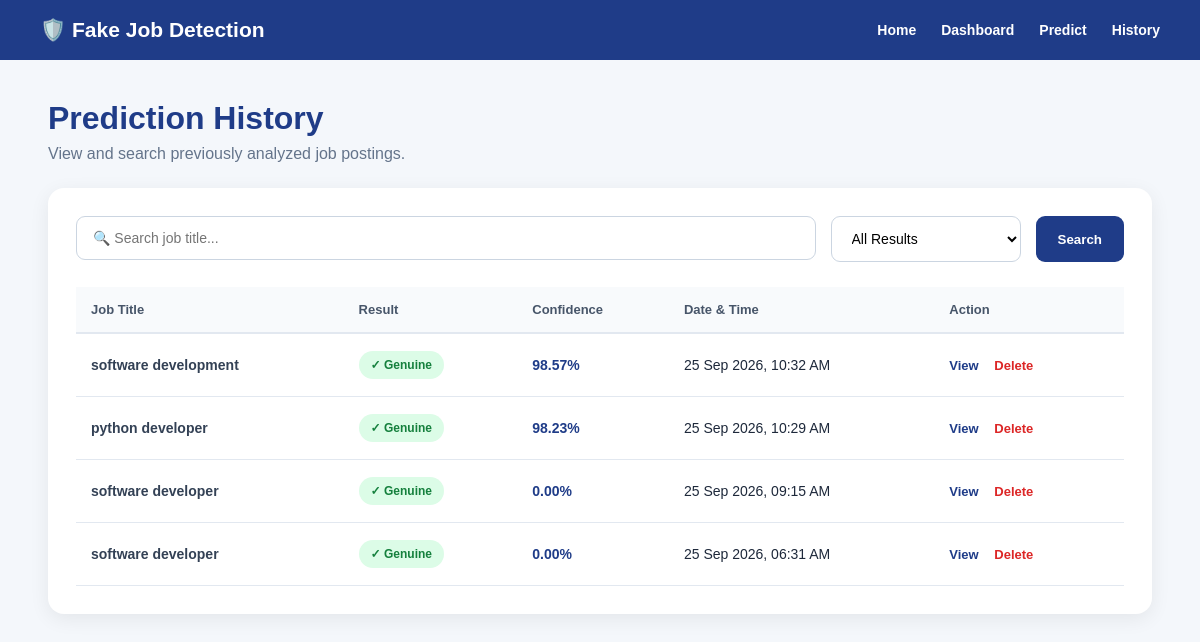
The page /history/ (signed in) on the database as committed earlier.
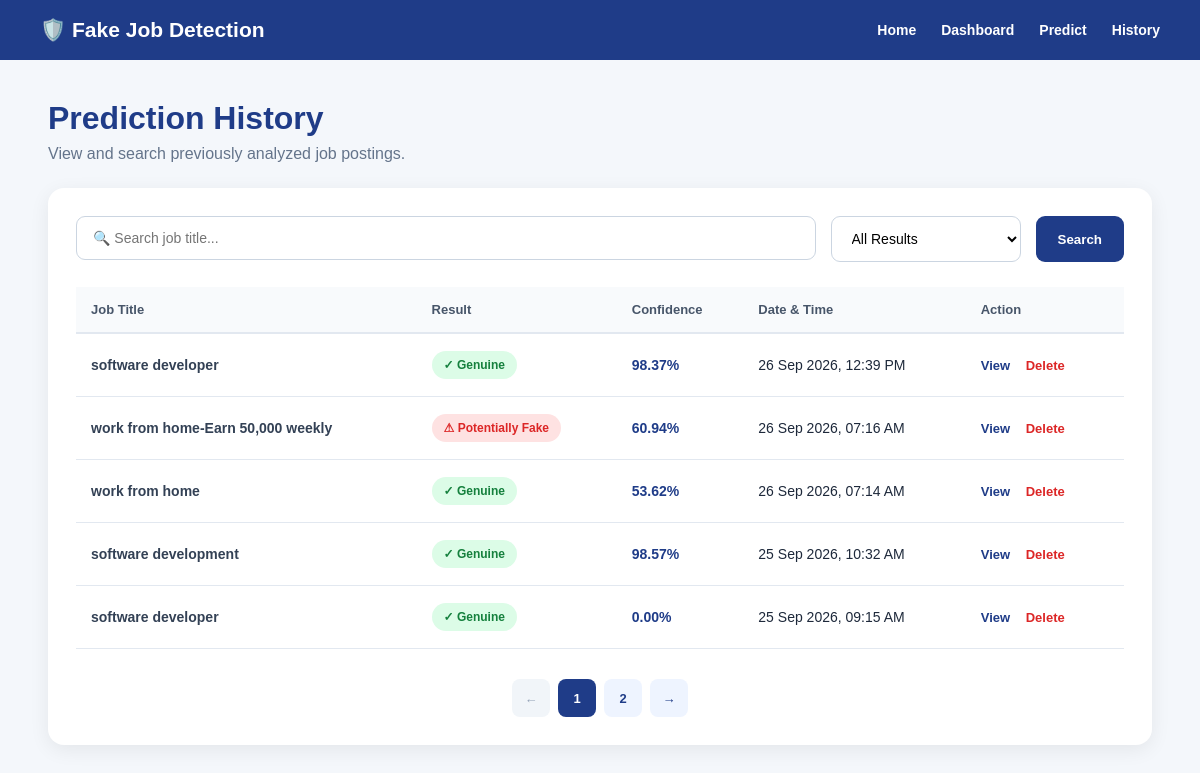
The same page on the database as committed later.
### prediction/models.py (models this page shows, shortened)
class PredictionHistory(models.Model):
    job_title = models.CharField(max_length=200)
    company_profile = models.TextField(blank=True)
    job_description = models.TextField(blank=True)
    requirements = models.TextField(blank=True)
    benefits = models.TextField(blank=True)
    result = models.CharField(max_length=50)
    confidence = models.FloatField(default=0)
    created_at = models.DateTimeField(auto_now_add=True)

### dashboard/views.py (the view)
# urls.py: path("history/",views.history, name="history"),
@login_required(login_url="login")
def history(request):
    from django.core.paginator import Paginator
    search_query = request.GET.get("search", "").strip()
    result_filter = request.GET.get("result", "").strip()
    prediction_history = PredictionHistory.objects.all().order_by(
        "-created_at"
    )
    if search_query:
        prediction_history = prediction_history.filter(
            job_title__icontains=search_query
        )
    if result_filter in [
        "FAKE JOB POSTING",
        "GENUINE JOB POSTING"
    ]:
        prediction_history = prediction_history.filter(
            result=result_filter
        )
    paginator = Paginator(prediction_history, 5)
    page_number = request.GET.get("page")
    prediction_history = paginator.get_page(page_number)
    return render(
        request,
        "dashboard/history.html",
        {
            "prediction_history": prediction_history,
            "search_query": search_query,
            "result_filter": result_filter,
        }
    )

### dashboard/templates/dashboard/history.html (shortened to what the changed rows need)
<!DOCTYPE html>
<html lang="en">
<head>
</head>
<body>
<div class="container">
    <div class="page-header">
        <h1>
            Prediction History
        </h1>
    </div>
    <div class="history-card">
        {% if prediction_history %}
        <div class="table-wrapper">
            <table>
                <thead>
                    <tr>
                        <th>
                            Job Title
                        </th>
                        <th>
                            Result
                        </th>
                        <th>
                            Confidence
                        </th>
                        <th>
                            Date & Time
                        </th>
                        <th>
                            Action
                        </th>
                    </tr>
                </thead>
                <tbody>
                    {% for item in prediction_history %}
                    <tr>
                        <td>
                            <span class="job-title">
                                {{ item.job_title }}
                            </span>
                        </td>
                        <td>
                            {% if "FAKE" in item.result %}
                                <span class="status fake">
                                    ⚠ Potentially Fake
                                </span>
                            {% else %}
                                <span class="status genuine">
                                    ✓ Genuine
                                </span>
                            {% endif %}
                        </td>
                        <td>
                            <span class="confidence">
                                {{ item.confidence|floatformat:2 }}%
                            </span>
                        </td>
                        <td>
                            {{ item.created_at|date:"d M Y, h:i A" }}
                        </td>
                        <td>
                            <a
                                href="{% url 'prediction_detail' item.id %}"
                                class="action-link view-link"
                            >
                                View
                            </a>
                            <a
                                href="{% url 'delete_prediction' item.id %}"
                                class="action-link delete-link"
                                onclick="return confirm('Are you sure you want to delete this prediction?');"
                            >
                                Delete
                            </a>
                        </td>
                    </tr>
                    {% endfor %}
                </tbody>
            </table>
        </div>
        {% if prediction_history.has_other_pages %}
        <div class="pagination">
            {% if prediction_history.has_previous %}
                <a
                    href="?page={{ prediction_history.previous_page_number }}&search={{ search_query|urlencode }}&result={{ result_filter|urlencode }}"
                >
                    ←
                </a>
            {% else %}
                <span class="disabled">
                    ←
                </span>
            {% endif %}
            {% for page_num in prediction_history.paginator.page_range %}
                {% if page_num == prediction_history.number %}
                    <span class="current">
                        {{ page_num }}
                    </span>
                {% else %}
                    <a
                        href="?page={{ page_num }}&search={{ search_query|urlencode }}&result={{ result_filter|urlencode }}"
                    >
                        {{ page_num }}
                    </a>
                {% endif %}
            {% endfor %}
            {% if prediction_history.has_next %}
                <a
                    href="?page={{ prediction_history.next_page_number }}&search={{ search_query|urlencode }}&result={{ result_filter|urlencode }}"
                >
                    →
                </a>
            {% else %}
                <span class="disabled">
                    →
                </span>
            {% endif %}
        </div>
        {% endif %}
        {% endif %}
    </div>
</div>
</body>
</html>

Rows that differ between the two databases and show on the page:
removed PredictionHistory: job_title "python developer", shows "✓ Genuine", confidence "98.23", created_at "25 Sep 2026, 10:29 AM"
no longer on this page (row unchanged): PredictionHistory: job_title "software developer", shows "✓ Genuine", confidence "0.00", created_at "25 Sep 2026, 06:31 AM"
added PredictionHistory: job_title "software developer", shows "✓ Genuine", confidence "98.37", created_at "26 Sep 2026, 12:39 PM"
added PredictionHistory: job_title "work from home-Earn 50,000 weekly", result "⚠ Potentially Fake", confidence "60.94", created_at "26 Sep 2026, 07:16 AM"
added PredictionHistory: job_title "work from home", shows "✓ Genuine", confidence "53.62", created_at "26 Sep 2026, 07:14 AM"
Other text that changed with them:
new list line: "1"
new list line: "2"
